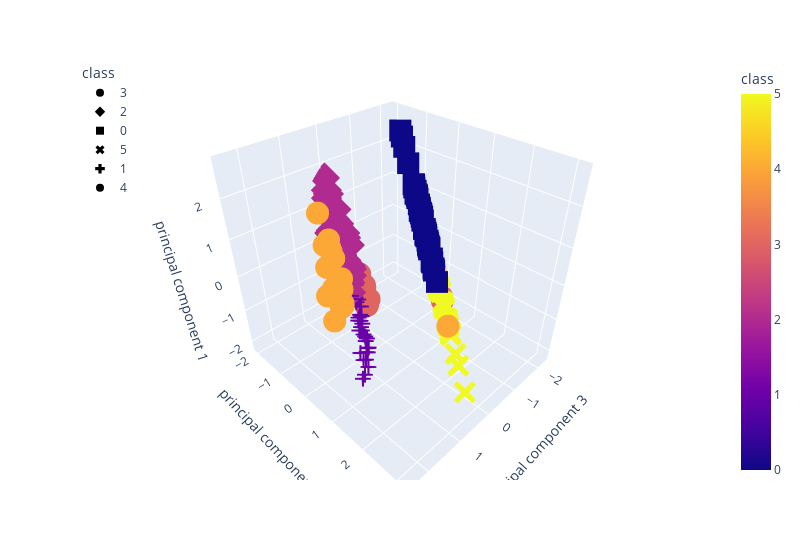

Notebook code cell kept with this figure:
### Code cell
# BONUS: plot the 3 principal components
import plotly.express as px
fig = px.scatter_3d(
     df_shopping_pca,
     x="principal component 3",
     y="principal component 2",
     z="principal component 1",
     color="class",
     symbol="class",
     width=800,
 )
fig.update_layout(legend=dict(x=0, y=1))
fig.show()
